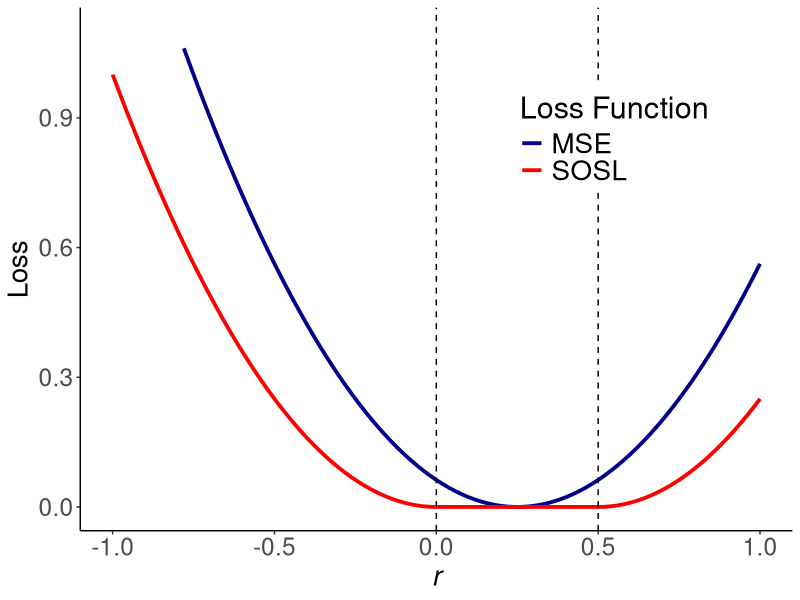
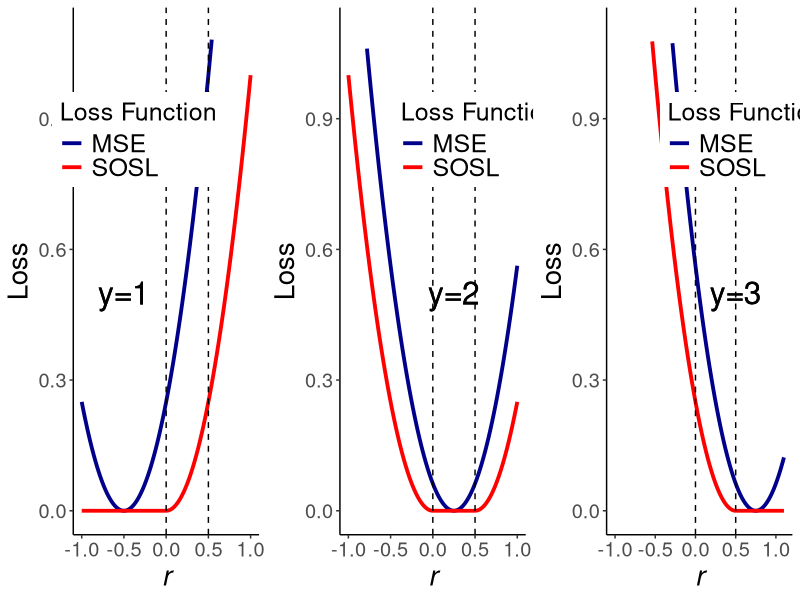

Reproduce these figures in R, in order.
sigmoid = function(x) {
  1 / (1 + exp(-x))}

laplace <- function(x){
  return(ifelse(x>=0 ,1-0.5*exp(-x), 0.5*exp(x)))}

l2  <- function(x){
  return(ifelse(x>=0 ,1-0.5*exp(-x^2), 0.5*exp(-x^2)))}

reg <- function(x){
  return((x-(theta0+theta1)/2)^2)
}

theta0 = 0
theta1 = 0.5
pos <- function(x){
  -log(sigmoid(theta1 - x)) - log(1 - sigmoid(theta0 - x)) } 
pos_r <- function(x){pos(x) - pos(0.25)}

pol <- function(x){
  -log(laplace(theta1 - x)) - log(1 - laplace(theta0 - x)) }
pol_r <- function(x){pol(x) - pol(0.25)}

pol2 <- function(x){
  -log(l2(theta1 - x)) - log(1 - l2(theta0 - x)) }
pol2_r <- function(x){pol2(x) - pol2(0.25)}


im <- function(x){
  result = ifelse(x < theta0, theta0 - x, 
            ifelse(x > theta1, x - theta1, 0))
  return(result)}

im2 <- function(x){
  result = ifelse(x < theta0, (theta0 - x)^2, 
                  ifelse(x > theta1, (x - theta1)^2, 0))
  return(result)}

optimize(pol, interval = c(-1,1))

library(ggplot2)
library(gridExtra)


ggplot(data.frame(x=c(-1, 1)), aes(x=x)) + 
   geom_path(aes(colour="darkblue"), stat="function", fun=reg, size=1.3) +
#  geom_path(aes(colour="darkgreen"), stat="function", fun=pos_r, size=1.3) +
  geom_path(aes(colour="red"), stat="function", fun=im2, size=1.3) +
 # scale_colour_identity("Loss Function", guide="legend", 
#                        labels = c(expression(MSE), expression(PO), expression(SOSL))) +
   scale_colour_identity("Loss Function", guide="legend", 
                         labels = c(expression(MSE), expression(SOSL))) +
  labs(x="r", y="Loss") +
  ylim(0,1.1) +
   geom_vline(xintercept=c(0, 0.5),
              linetype="dashed")+
   theme_bw() +
   theme(legend.position = c(0.75, 0.75), legend.text=element_text(size = 20)) + 
   theme(panel.border = element_blank()) +
   theme(axis.title.x=element_text(face="italic", size=20)) +
   theme(axis.title.y=element_text(size=20))+
   theme(text = element_text(size=22))+
 theme(axis.line = element_line(colour = "black"),
       panel.grid.major = element_blank(),
       panel.grid.minor = element_blank(),
       panel.border = element_blank()) 


 
 
 
theta0 = 0
theta1 = 0.5 
reg1 <- function(x){
  return((x-(theta0-1)/2)^2)
}
reg2 <- function(x){
  return((x-(theta0+theta1)/2)^2)
}
reg3 <- function(x){
  return((x-(1+theta1)/2)^2)
}


im1 <- function(x){
  result = ifelse(x > theta0, (theta0 - x)^2, 0)
  return(result)}

im2 <- function(x){
  result = ifelse(x < theta0, (theta0 - x)^2, 
                  ifelse(x > theta1, (x - theta1)^2, 0))
  return(result)}
im3 <- function(x){
  result = ifelse(x < theta1, (theta1 - x)^2, 0)
  return(result)}

optimize(pol, interval = c(-1,1))

library(ggplot2)
library(gridExtra)


p1<- ggplot(data.frame(x=c(-1, 1)), aes(x=x)) + 
  geom_path(aes(colour="darkblue"), stat="function", fun=reg1, size=1.3) +
  #  geom_path(aes(colour="darkgreen"), stat="function", fun=pos_r, size=1.3) +
  geom_path(aes(colour="red"), stat="function", fun=im1, size=1.3) +
  # scale_colour_identity("Loss Function", guide="legend", 
  #                        labels = c(expression(MSE), expression(PO), expression(SOSL))) +
  scale_colour_identity("Loss Function", guide="legend", 
                        labels = c(expression(MSE), expression(SOSL))) +
  geom_text(x=-0.5, y=0.5, label="y=1", size=8)+
  labs(x="r", y="Loss") +
  ylim(0,1.1) +
  geom_vline(xintercept=c(0, 0.5),
             linetype="dashed")+
  theme_bw() +
  theme(legend.position = c(0.35, 0.75), legend.text=element_text(size = 18)) + 
  theme(panel.border = element_blank()) +
  theme(axis.title.x=element_text(face="italic", size=20)) +
  theme(axis.title.y=element_text(size=20))+
  theme(text = element_text(size=18))+
  theme(axis.line = element_line(colour = "black"),
        panel.grid.major = element_blank(),
        panel.grid.minor = element_blank(),
        panel.border = element_blank()) 

p2<- ggplot(data.frame(x=c(-1, 1)), aes(x=x)) + 
  geom_path(aes(colour="darkblue"), stat="function", fun=reg2, size=1.3) +
  #  geom_path(aes(colour="darkgreen"), stat="function", fun=pos_r, size=1.3) +
  geom_path(aes(colour="red"), stat="function", fun=im2, size=1.3) +
  # scale_colour_identity("Loss Function", guide="legend", 
  #                        labels = c(expression(MSE), expression(PO), expression(SOSL))) +
  scale_colour_identity("Loss Function", guide="legend", 
                        labels = c(expression(MSE), expression(SOSL))) +
  geom_text(x=0.25, y=0.5, label="y=2", size=8)+
  labs(x="r", y="Loss") +
  ylim(0,1.1) +
  geom_vline(xintercept=c(0, 0.5),
             linetype="dashed")+
  theme_bw() +
  theme(legend.position = c(0.75, 0.75), legend.text=element_text(size = 18)) + 
  theme(panel.border = element_blank()) +
  theme(axis.title.x=element_text(face="italic", size=20)) +
  theme(axis.title.y=element_text(size=20))+
  theme(text = element_text(size=18))+
  theme(axis.line = element_line(colour = "black"),
        panel.grid.major = element_blank(),
        panel.grid.minor = element_blank(),
        panel.border = element_blank()) 



p3<- ggplot(data.frame(x=c(-1, 1.1)), aes(x=x)) + 
  geom_path(aes(colour="darkblue"), stat="function", fun=reg3, size=1.3) +
  #  geom_path(aes(colour="darkgreen"), stat="function", fun=pos_r, size=1.3) +
  geom_path(aes(colour="red"), stat="function", fun=im3, size=1.3) +
  # scale_colour_identity("Loss Function", guide="legend", 
  #                        labels = c(expression(MSE), expression(PO), expression(SOSL))) +
  scale_colour_identity("Loss Function", guide="legend", 
                        labels = c(expression(MSE), expression(SOSL))) +
  geom_text(x=0.5, y=0.5, label="y=3", size=8)+
  labs(x="r", y="Loss") +
  ylim(0,1.1) +
  geom_vline(xintercept=c(0, 0.5),
             linetype="dashed")+
  theme_bw() +
  theme(legend.position = c(0.75, 0.75), legend.text=element_text(size = 18)) + 
  theme(panel.border = element_blank()) +
  theme(axis.title.x=element_text(face="italic", size=20)) +
  theme(axis.title.y=element_text(size=20))+
  theme(text = element_text(size=18))+
  theme(axis.line = element_line(colour = "black"),
        panel.grid.major = element_blank(),
        panel.grid.minor = element_blank(),
        panel.border = element_blank()) 


grid.arrange(p1, p2, p3,nrow = 1)


